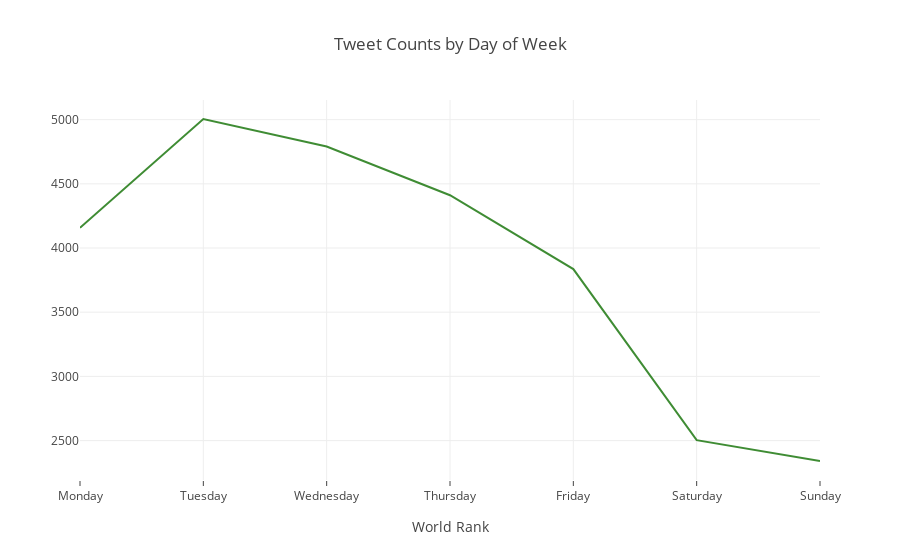

The notebook cell this image was saved under:
### Code cell
# Creating trace1
trace1 = go.Scatter(
                    x = gk.index,
                    y = gk,
                    mode = "lines",
                    name = "citations",
                    marker = dict(color = 'rgba(16, 112, 2, 0.8)'),
                    text= gk.index)
# # Creating trace2
# trace2 = go.Scatter(
#                     x = df.world_rank,
#                     y = df.teaching,
#                     mode = "lines+markers",
#                     name = "teaching",
#                     marker = dict(color = 'rgba(80, 26, 80, 0.8)'),
#                     text= df.university_name)
data = [trace1] #, trace2]
layout = dict(title = 'Tweet Counts by Day of Week',
              xaxis= dict(title= 'World Rank',ticklen= 5,zeroline= False)
             )
fig = dict(data = data, layout = layout)
iplot(fig)

### Figure 1 — Plotly figure (JSON) as saved in the notebook; plotly's stock layout.template omitted (floating-point values rounded to 4 significant figures)
{"data": [{"marker": {"color": "rgba(16, 112, 2, 0.8)"}, "mode": "lines", "name": "citations", "text": ["Monday", "Tuesday", "Wednesday", "Thursday", "Friday", "Saturday", "Sunday"], "type": "scatter", "uid": "ad9c97e4-113f-4a87-9bd9-5f087efba1a3", "x": ["Monday", "Tuesday", "Wednesday", "Thursday", "Friday", "Saturday", "Sunday"], "y": [4158, 5005, 4791, 4411, 3836, 2503, 2341]}], "layout": {"title": {"text": "Tweet Counts by Day of Week"}, "xaxis": {"ticklen": 5, "title": {"text": "World Rank"}, "zeroline": false}}}
